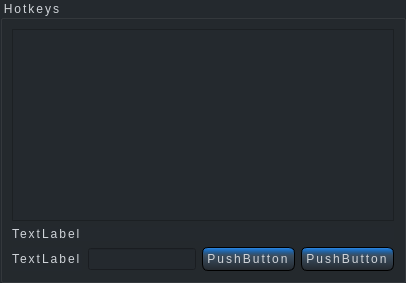
            <widget class="QWidget" name="hotkeys_tab">
             <layout class="QGridLayout" name="gridLayout_16">
              <property name="leftMargin">
               <number>0</number>
              </property>
              <property name="topMargin">
               <number>0</number>
              </property>
              <property name="rightMargin">
               <number>0</number>
              </property>
              <property name="bottomMargin">
               <number>0</number>
              </property>
              <property name="spacing">
               <number>0</number>
              </property>
              <item row="0" column="0">
               <widget class="QGroupBox" name="groupBox_21">
                <property name="styleSheet">
                 <string notr="true">background-color: #24292E ;
font: 10pt &quot;MS Shell Dlg 2&quot;;
letter-spacing: 2px;
word-spacing: 1.4px;
color: #D0D4D9;
</string>
                </property>
                <property name="title">
                 <string>Hotkeys</string>
                </property>
                <property name="flat">
                 <bool>true</bool>
                </property>
                <property name="checkable">
                 <bool>false</bool>
                </property>
                <layout class="QGridLayout" name="gridLayout_43">
                 <item row="0" column="0">
                  <layout class="QGridLayout" name="gridLayout_42">
                   <item row="2" column="1">
                    <widget class="QLineEdit" name="lineEdit_18"/>
                   </item>
                   <item row="2" column="0">
                    <widget class="QLabel" name="label_31">
                     <property name="text">
                      <string>TextLabel</string>
                     </property>
                    </widget>
                   </item>
                   <item row="2" column="2">
                    <widget class="QPushButton" name="pushButton_7">
                     <property name="styleSheet">
                      <string notr="true">QPushButton {
background-color: qlineargradient(spread:reflect, x1:1, y1:1, x2:1, y2:0, stop:0 rgba(36, 41, 46, 255), stop:0.653409 rgba(59, 78, 97, 255), stop:0.761364 rgba(40, 88, 135, 255), stop:0.892045 rgba(31, 112, 194, 255), stop:1 rgba(47, 139, 230, 255));
border-style: outset;
border-width: 1px;
border-radius: 6px;
border-color: #000000;
min-width: 4em;
padding:4px;
}
QPushButton:pressed {
   	background-color: rgb(47, 54, 67);
    border-style: inset;
}</string>
                     </property>
                     <property name="text">
                      <string>PushButton</string>
                     </property>
                    </widget>
                   </item>
                   <item row="1" column="0" colspan="4">
                    <widget class="QLabel" name="label_32">
                     <property name="text">
                      <string>TextLabel</string>
                     </property>
                    </widget>
                   </item>
                   <item row="2" column="3">
                    <widget class="QPushButton" name="pushButton_8">
                     <property name="styleSheet">
                      <string notr="true">QPushButton {
background-color: qlineargradient(spread:reflect, x1:1, y1:1, x2:1, y2:0, stop:0 rgba(36, 41, 46, 255), stop:0.653409 rgba(59, 78, 97, 255), stop:0.761364 rgba(40, 88, 135, 255), stop:0.892045 rgba(31, 112, 194, 255), stop:1 rgba(47, 139, 230, 255));
border-style: outset;
border-width: 1px;
border-radius: 6px;
border-color: #000000;
min-width: 4em;
padding:4px;
}
QPushButton:pressed {
   	background-color: rgb(47, 54, 67);
    border-style: inset;
}</string>
                     </property>
                     <property name="text">
                      <string>PushButton</string>
                     </property>
                    </widget>
                   </item>
                   <item row="0" column="0" colspan="4">
                    <widget class="QListView" name="listView_2"/>
                   </item>
                  </layout>
                 </item>
                </layout>
               </widget>
              </item>
             </layout>
            </widget>
